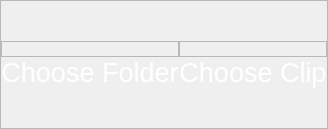
      <widget class="QWidget" name="splashscreen_page">
       <layout class="QVBoxLayout" name="verticalLayout_10">
        <property name="spacing">
         <number>0</number>
        </property>
        <property name="leftMargin">
         <number>0</number>
        </property>
        <property name="topMargin">
         <number>0</number>
        </property>
        <property name="rightMargin">
         <number>0</number>
        </property>
        <property name="bottomMargin">
         <number>0</number>
        </property>
        <item>
         <widget class="QFrame" name="splashscreen_frame">
          <property name="styleSheet">
           <string notr="true">QLabel{
color:#FFFFFF;
}
QPushButton{
border:0;
}</string>
          </property>
          <property name="frameShape">
           <enum>QFrame::StyledPanel</enum>
          </property>
          <property name="frameShadow">
           <enum>QFrame::Raised</enum>
          </property>
          <layout class="QHBoxLayout" name="horizontalLayout">
           <property name="spacing">
            <number>0</number>
           </property>
           <property name="leftMargin">
            <number>0</number>
           </property>
           <property name="topMargin">
            <number>0</number>
           </property>
           <property name="rightMargin">
            <number>0</number>
           </property>
           <property name="bottomMargin">
            <number>0</number>
           </property>
           <item>
            <widget class="QFrame" name="frame_10">
             <property name="frameShape">
              <enum>QFrame::NoFrame</enum>
             </property>
             <property name="frameShadow">
              <enum>QFrame::Raised</enum>
             </property>
             <layout class="QVBoxLayout" name="verticalLayout_8">
              <property name="spacing">
               <number>0</number>
              </property>
              <property name="leftMargin">
               <number>0</number>
              </property>
              <property name="topMargin">
               <number>0</number>
              </property>
              <property name="rightMargin">
               <number>0</number>
              </property>
              <property name="bottomMargin">
               <number>0</number>
              </property>
              <item>
               <spacer name="verticalSpacer_10">
                <property name="orientation">
                 <enum>Qt::Vertical</enum>
                </property>
                <property name="sizeHint" stdset="0">
                 <size>
                  <width>20</width>
                  <height>40</height>
                 </size>
                </property>
               </spacer>
              </item>
              <item>
               <widget class="QFrame" name="frame_2">
                <property name="frameShape">
                 <enum>QFrame::StyledPanel</enum>
                </property>
                <property name="frameShadow">
                 <enum>QFrame::Raised</enum>
                </property>
                <layout class="QHBoxLayout" name="horizontalLayout_3">
                 <property name="spacing">
                  <number>0</number>
                 </property>
                 <property name="leftMargin">
                  <number>0</number>
                 </property>
                 <property name="topMargin">
                  <number>0</number>
                 </property>
                 <property name="rightMargin">
                  <number>0</number>
                 </property>
                 <property name="bottomMargin">
                  <number>0</number>
                 </property>
                 <item>
                  <widget class="QPushButton" name="cfolderBtn">
                   <property name="minimumSize">
                    <size>
                     <width>0</width>
                     <height>0</height>
                    </size>
                   </property>
                   <property name="cursor">
                    <cursorShape>PointingHandCursor</cursorShape>
                   </property>
                   <property name="text">
                    <string/>
                   </property>
                   <property name="icon">
                    <iconset resource="cliptimizer.qrc">
                     <normaloff>:/Cliptimizer/icons/folder.svg</normaloff>:/Cliptimizer/icons/folder.svg</iconset>
                   </property>
                   <property name="iconSize">
                    <size>
                     <width>100</width>
                     <height>100</height>
                    </size>
                   </property>
                  </widget>
                 </item>
                </layout>
               </widget>
              </item>
              <item>
               <widget class="QLabel" name="label_6">
                <property name="font">
                 <font>
                  <pointsize>20</pointsize>
                 </font>
                </property>
                <property name="text">
                 <string>Choose Folder</string>
                </property>
                <property name="alignment">
                 <set>Qt::AlignCenter</set>
                </property>
               </widget>
              </item>
              <item>
               <spacer name="verticalSpacer_11">
                <property name="orientation">
                 <enum>Qt::Vertical</enum>
                </property>
                <property name="sizeHint" stdset="0">
                 <size>
                  <width>20</width>
                  <height>40</height>
                 </size>
                </property>
               </spacer>
              </item>
             </layout>
            </widget>
           </item>
           <item>
            <widget class="QFrame" name="frame_9">
             <property name="frameShape">
              <enum>QFrame::NoFrame</enum>
             </property>
             <property name="frameShadow">
              <enum>QFrame::Raised</enum>
             </property>
             <layout class="QVBoxLayout" name="verticalLayout_7">
              <property name="spacing">
               <number>0</number>
              </property>
              <property name="leftMargin">
               <number>0</number>
              </property>
              <property name="topMargin">
               <number>0</number>
              </property>
              <property name="rightMargin">
               <number>0</number>
              </property>
              <property name="bottomMargin">
               <number>0</number>
              </property>
              <item>
               <spacer name="verticalSpacer_8">
                <property name="orientation">
                 <enum>Qt::Vertical</enum>
                </property>
                <property name="sizeHint" stdset="0">
                 <size>
                  <width>20</width>
                  <height>40</height>
                 </size>
                </property>
               </spacer>
              </item>
              <item>
               <widget class="QFrame" name="frame">
                <property name="frameShape">
                 <enum>QFrame::StyledPanel</enum>
                </property>
                <property name="frameShadow">
                 <enum>QFrame::Raised</enum>
                </property>
                <layout class="QHBoxLayout" name="horizontalLayout_2">
                 <property name="spacing">
                  <number>0</number>
                 </property>
                 <property name="leftMargin">
                  <number>0</number>
                 </property>
                 <property name="topMargin">
                  <number>0</number>
                 </property>
                 <property name="rightMargin">
                  <number>0</number>
                 </property>
                 <property name="bottomMargin">
                  <number>0</number>
                 </property>
                 <item>
                  <widget class="QPushButton" name="cclipBtn">
                   <property name="minimumSize">
                    <size>
                     <width>0</width>
                     <height>0</height>
                    </size>
                   </property>
                   <property name="maximumSize">
                    <size>
                     <width>200</width>
                     <height>16777215</height>
                    </size>
                   </property>
                   <property name="cursor">
                    <cursorShape>PointingHandCursor</cursorShape>
                   </property>
                   <property name="text">
                    <string/>
                   </property>
                   <property name="icon">
                    <iconset resource="cliptimizer.qrc">
                     <normaloff>:/Cliptimizer/icons/video.svg</normaloff>:/Cliptimizer/icons/video.svg</iconset>
                   </property>
                   <property name="iconSize">
                    <size>
                     <width>100</width>
                     <height>100</height>
                    </size>
                   </property>
                  </widget>
                 </item>
                </layout>
               </widget>
              </item>
              <item>
               <widget class="QLabel" name="label_5">
                <property name="font">
                 <font>
                  <pointsize>20</pointsize>
                 </font>
                </property>
                <property name="text">
                 <string>Choose Clip</string>
                </property>
                <property name="alignment">
                 <set>Qt::AlignCenter</set>
                </property>
               </widget>
              </item>
              <item>
               <spacer name="verticalSpacer_9">
                <property name="orientation">
                 <enum>Qt::Vertical</enum>
                </property>
                <property name="sizeHint" stdset="0">
                 <size>
                  <width>20</width>
                  <height>40</height>
                 </size>
                </property>
               </spacer>
              </item>
             </layout>
            </widget>
           </item>
          </layout>
         </widget>
        </item>
       </layout>
      </widget>
